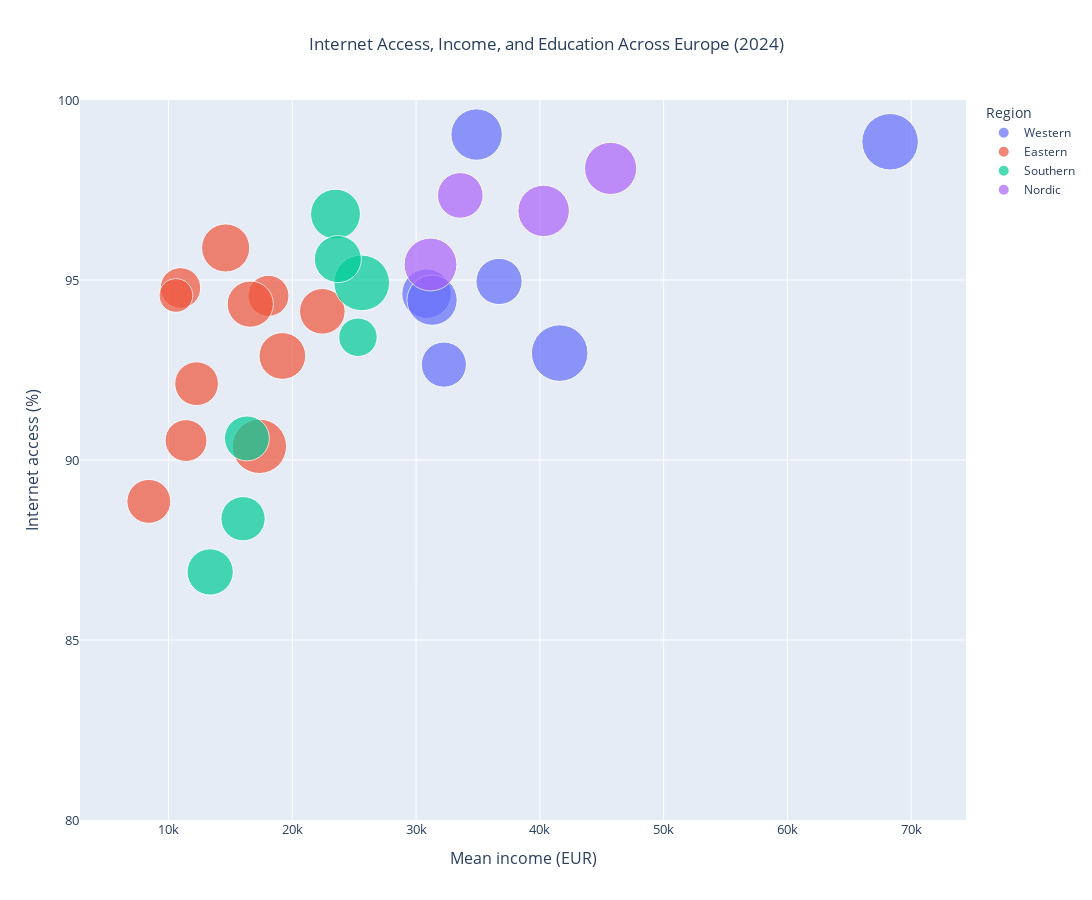

The notebook cell saved with this chart:
### Code cell
fig = px.scatter(
    master_clean,
    x="mean_income_eur",
    y="internet_access_pct",
    size="tertiary_education_pct",
    color="region",
    hover_name="country",
    size_max=40,
    labels={
        "mean_income_eur": "Mean income (EUR)",
        "internet_access_pct": "Internet access (%)",
        "tertiary_education_pct": "Tertiary education (%)",
        "region": "Region"
    },
    title="Internet Access, Income, and Education Across Europe (2024)"
)

fig.update_layout(
    title={"x": 0.5},
    width=1400,
    height=900,
    xaxis=dict(
        showgrid=True,
        title_font=dict(size=16),
        tickfont=dict(size=13)
    ),
    yaxis=dict(
        range=[80, 100],
        title_font=dict(size=16),
        tickfont=dict(size=13)
    )
)

# Save figure
fig.write_image(
    "outputs/figures/internet_income_education_bubble_2024.png",
    width=1400,
    height=900,
    scale=2
)

fig.show()

### Figure 1 — Plotly figure (JSON) as saved in the notebook; plotly's stock layout.template omitted (floating-point values rounded to 4 significant figures)
{"data": [{"hovertemplate": "<b>%{hovertext}</b><br><br>Region=Western<br>Mean income (EUR)=%{x}<br>Internet access (%)=%{y}<br>Tertiary education (%)=%{marker.size}<extra></extra>", "hovertext": ["Austria", "Belgium", "Germany", "France", "Ireland", "Luxembourg", "Netherlands"], "legendgroup": "Western", "marker": {"color": "#636efa", "size": [44.3, 50.9, 42.4, 52.4, 66.4, 66.3, 54.8], "sizemode": "area", "sizeref": 0.0415, "symbol": "circle"}, "mode": "markers", "name": "Western", "orientation": "v", "showlegend": true, "type": "scatter", "x": [36700.0, 30850.0, 32250.0, 31290.0, 41600.0, 68290.0, 34890.0], "xaxis": "x", "y": [94.96, 94.62, 92.65, 94.44, 92.97, 98.84, 99.04], "yaxis": "y"}, {"hovertemplate": "<b>%{hovertext}</b><br><br>Region=Eastern<br>Mean income (EUR)=%{x}<br>Internet access (%)=%{y}<br>Tertiary education (%)=%{marker.size}<extra></extra>", "hovertext": ["Bulgaria", "Czechia", "Estonia", "Hungary", "Lithuania", "Latvia", "Poland", "Romania", "Serbia", "Slovenia", "Slovakia"], "legendgroup": "Eastern", "marker": {"color": "#EF553B", "size": [39.7, 35.0, 45.3, 34.1, 61.3, 44.3, 48.1, 23.6, 40.0, 43.2, 36.4], "sizemode": "area", "sizeref": 0.0415, "symbol": "circle"}, "mode": "markers", "name": "Eastern", "orientation": "v", "showlegend": true, "type": "scatter", "x": [12270.0, 18080.0, 19200.0, 10970.0, 17350.0, 16610.0, 14620.0, 10600.0, 8415.0, 22430.0, 11420.0], "xaxis": "x", "y": [92.12, 94.56, 92.89, 94.78, 90.38, 94.33, 95.89, 94.57, 88.85, 94.13, 90.54], "yaxis": "y"}, {"hovertemplate": "<b>%{hovertext}</b><br><br>Region=Southern<br>Mean income (EUR)=%{x}<br>Internet access (%)=%{y}<br>Tertiary education (%)=%{marker.size}<extra></extra>", "hovertext": ["Cyprus", "Greece", "Spain", "Croatia", "Italy", "Malta", "Portugal"], "legendgroup": "Southern", "marker": {"color": "#00cc96", "size": [64.4, 44.4, 51.7, 40.7, 30.7, 45.9, 41.9], "sizemode": "area", "sizeref": 0.0415, "symbol": "circle"}, "mode": "markers", "name": "Southern", "orientation": "v", "showlegend": true, "type": "scatter", "x": [25610.0, 13370.0, 23490.0, 16020.0, 25310.0, 23680.0, 16340.0], "xaxis": "x", "y": [94.92, 86.89, 96.83, 88.37, 93.41, 95.58, 90.6], "yaxis": "y"}, {"hovertemplate": "<b>%{hovertext}</b><br><br>Region=Nordic<br>Mean income (EUR)=%{x}<br>Internet access (%)=%{y}<br>Tertiary education (%)=%{marker.size}<extra></extra>", "hovertext": ["Denmark", "Finland", "Norway", "Sweden"], "legendgroup": "Nordic", "marker": {"color": "#ab63fa", "size": [54.9, 43.2, 56.5, 58.0], "sizemode": "area", "sizeref": 0.0415, "symbol": "circle"}, "mode": "markers", "name": "Nordic", "orientation": "v", "showlegend": true, "type": "scatter", "x": [40310.0, 33570.0, 45720.0, 31170.0], "xaxis": "x", "y": [96.92, 97.35, 98.1, 95.43], "yaxis": "y"}], "layout": {"height": 900, "legend": {"itemsizing": "constant", "title": {"text": "Region"}, "tracegroupgap": 0}, "title": {"text": "Internet Access, Income, and Education Across Europe (2024)", "x": 0.5}, "width": 1400, "xaxis": {"anchor": "y", "autorange": true, "domain": [0, 1], "range": [3446.0, 73680.0], "showgrid": true, "tickfont": {"size": 13}, "title": {"font": {"size": 16}, "text": "Mean income (EUR)"}, "type": "linear"}, "yaxis": {"anchor": "x", "domain": [0, 1], "range": [80, 100], "tickfont": {"size": 13}, "title": {"font": {"size": 16}, "text": "Internet access (%)"}, "type": "linear"}}}
